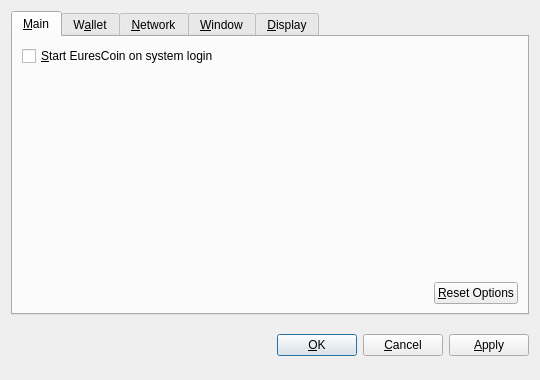
<?xml version="1.0" encoding="UTF-8"?>
<ui version="4.0">
 <class>OptionsDialog</class>
 <widget class="QDialog" name="OptionsDialog">
  <property name="geometry">
   <rect>
    <x>0</x>
    <y>0</y>
    <width>540</width>
    <height>380</height>
   </rect>
  </property>
  <property name="windowTitle">
   <string>Options</string>
  </property>
  <property name="modal">
   <bool>true</bool>
  </property>
  <layout class="QVBoxLayout" name="verticalLayout">
   <item>
    <widget class="QTabWidget" name="tabWidget">
     <property name="tabPosition">
      <enum>QTabWidget::North</enum>
     </property>
     <property name="currentIndex">
      <number>0</number>
     </property>
     <widget class="QWidget" name="tabMain">
      <attribute name="title">
       <string>&amp;Main</string>
      </attribute>
      <layout class="QVBoxLayout" name="verticalLayout_Main">
       <item>
        <widget class="QCheckBox" name="bitcoinAtStartup">
         <property name="toolTip">
          <string>Automatically start EuresCoin after logging in to the system.</string>
         </property>
         <property name="text">
          <string>&amp;Start EuresCoin on system login</string>
         </property>
        </widget>
       </item>
       <item>
        <spacer name="verticalSpacer_Main">
         <property name="orientation">
          <enum>Qt::Vertical</enum>
         </property>
         <property name="sizeHint" stdset="0">
          <size>
           <width>20</width>
           <height>40</height>
          </size>
         </property>
        </spacer>
       </item>
       <item>
        <layout class="QHBoxLayout" name="horizontalLayout_2_Main">
         <item>
          <spacer name="horizontalSpacer_2_Main">
           <property name="orientation">
            <enum>Qt::Horizontal</enum>
           </property>
           <property name="sizeHint" stdset="0">
            <size>
             <width>40</width>
             <height>20</height>
            </size>
           </property>
          </spacer>
         </item>
         <item>
          <widget class="QPushButton" name="resetButton">
           <property name="toolTip">
            <string>Reset all client options to default.</string>
           </property>
           <property name="text">
            <string>&amp;Reset Options</string>
           </property>
           <property name="autoDefault">
            <bool>false</bool>
           </property>
          </widget>
         </item>
        </layout>
       </item>
      </layout>
     </widget>
     <widget class="QWidget" name="tabWallet">
      <attribute name="title">
       <string>W&amp;allet</string>
      </attribute>
      <layout class="QVBoxLayout" name="verticalLayout_Network">
       <item>
        <widget class="QLabel" name="transactionFeeInfoLabel">
         <property name="text">
          <string>Optional transaction fee per kB that helps make sure your transactions are processed quickly. Most transactions are 1 kB.</string>
         </property>
         <property name="textFormat">
          <enum>Qt::PlainText</enum>
         </property>
         <property name="wordWrap">
          <bool>true</bool>
         </property>
        </widget>
       </item>
       <item>
        <layout class="QHBoxLayout" name="horizontalLayout_1_Main">
         <item>
          <widget class="QLabel" name="transactionFeeLabel">
           <property name="text">
            <string>Pay transaction &amp;fee</string>
           </property>
           <property name="textFormat">
            <enum>Qt::PlainText</enum>
           </property>
           <property name="buddy">
            <cstring>transactionFee</cstring>
           </property>
          </widget>
         </item>
         <item>
          <widget class="BitcoinAmountField" name="transactionFee"/>
         </item>
         <item>
          <spacer name="horizontalSpacer_1_Main">
           <property name="orientation">
            <enum>Qt::Horizontal</enum>
           </property>
           <property name="sizeHint" stdset="0">
            <size>
             <width>40</width>
             <height>20</height>
            </size>
           </property>
          </spacer>
         </item>
        </layout>
       </item>
       <item>
        <widget class="QLabel" name="label">
         <property name="text">
          <string>If you disable the spending of unconfirmed change, the change from a transaction cannot be used until that transaction has at least one confirmation. This also affects how your balance is computed.</string>
         </property>
         <property name="wordWrap">
          <bool>true</bool>
         </property>
        </widget>
       </item>
       <item>
        <widget class="QCheckBox" name="spendZeroConfChange">
         <property name="text">
          <string>Spend unconfirmed change  (experts only)</string>
         </property>
        </widget>
       </item>
       <item>
        <spacer name="verticalSpacer">
         <property name="orientation">
          <enum>Qt::Vertical</enum>
         </property>
         <property name="sizeHint" stdset="0">
          <size>
           <width>20</width>
           <height>40</height>
          </size>
         </property>
        </spacer>
       </item>
      </layout>
     </widget>
     <widget class="QWidget" name="tabNetwork">
      <attribute name="title">
       <string>&amp;Network</string>
      </attribute>
      <layout class="QVBoxLayout" name="verticalLayout_Network">
       <item>
        <widget class="QCheckBox" name="mapPortUpnp">
         <property name="toolTip">
          <string>Automatically open the EuresCoin client port on the router. This only works when your router supports UPnP and it is enabled.</string>
         </property>
         <property name="text">
          <string>Map port using &amp;UPnP</string>
         </property>
        </widget>
       </item>
       <item>
        <widget class="QCheckBox" name="connectSocks">
         <property name="toolTip">
          <string>Connect to the EuresCoin network through a SOCKS proxy (e.g. when connecting through Tor).</string>
         </property>
         <property name="text">
          <string>&amp;Connect through SOCKS proxy:</string>
         </property>
        </widget>
       </item>
       <item>
        <layout class="QHBoxLayout" name="horizontalLayout_Network">
         <item>
          <widget class="QLabel" name="proxyIpLabel">
           <property name="text">
            <string>Proxy &amp;IP:</string>
           </property>
           <property name="textFormat">
            <enum>Qt::PlainText</enum>
           </property>
           <property name="buddy">
            <cstring>proxyIp</cstring>
           </property>
          </widget>
         </item>
         <item>
          <widget class="QValidatedLineEdit" name="proxyIp">
           <property name="maximumSize">
            <size>
             <width>140</width>
             <height>16777215</height>
            </size>
           </property>
           <property name="toolTip">
            <string>IP address of the proxy (e.g. 127.0.0.1)</string>
           </property>
          </widget>
         </item>
         <item>
          <widget class="QLabel" name="proxyPortLabel">
           <property name="text">
            <string>&amp;Port:</string>
           </property>
           <property name="textFormat">
            <enum>Qt::PlainText</enum>
           </property>
           <property name="buddy">
            <cstring>proxyPort</cstring>
           </property>
          </widget>
         </item>
         <item>
          <widget class="QLineEdit" name="proxyPort">
           <property name="maximumSize">
            <size>
             <width>55</width>
             <height>16777215</height>
            </size>
           </property>
           <property name="toolTip">
            <string>Port of the proxy (e.g. 9050)</string>
           </property>
          </widget>
         </item>
         <item>
          <widget class="QLabel" name="socksVersionLabel">
           <property name="text">
            <string>SOCKS &amp;Version:</string>
           </property>
           <property name="textFormat">
            <enum>Qt::PlainText</enum>
           </property>
           <property name="buddy">
            <cstring>socksVersion</cstring>
           </property>
          </widget>
         </item>
         <item>
          <widget class="QValueComboBox" name="socksVersion">
           <property name="toolTip">
            <string>SOCKS version of the proxy (e.g. 5)</string>
           </property>
          </widget>
         </item>
         <item>
          <spacer name="horizontalSpacer_Network">
           <property name="orientation">
            <enum>Qt::Horizontal</enum>
           </property>
           <property name="sizeHint" stdset="0">
            <size>
             <width>40</width>
             <height>20</height>
            </size>
           </property>
          </spacer>
         </item>
        </layout>
       </item>
       <item>
        <spacer name="verticalSpacer_Network">
         <property name="orientation">
          <enum>Qt::Vertical</enum>
         </property>
         <property name="sizeHint" stdset="0">
          <size>
           <width>20</width>
           <height>40</height>
          </size>
         </property>
        </spacer>
       </item>
      </layout>
     </widget>
     <widget class="QWidget" name="tabWindow">
      <attribute name="title">
       <string>&amp;Window</string>
      </attribute>
      <layout class="QVBoxLayout" name="verticalLayout_Window">
       <item>
        <widget class="QCheckBox" name="minimizeToTray">
         <property name="toolTip">
          <string>Show only a tray icon after minimizing the window.</string>
         </property>
         <property name="text">
          <string>&amp;Minimize to the tray instead of the taskbar</string>
         </property>
        </widget>
       </item>
       <item>
        <widget class="QCheckBox" name="minimizeOnClose">
         <property name="toolTip">
          <string>Minimize instead of exit the application when the window is closed. When this option is enabled, the application will be closed only after selecting Quit in the menu.</string>
         </property>
         <property name="text">
          <string>M&amp;inimize on close</string>
         </property>
        </widget>
       </item>
       <item>
        <spacer name="verticalSpacer_Window">
         <property name="orientation">
          <enum>Qt::Vertical</enum>
         </property>
         <property name="sizeHint" stdset="0">
          <size>
           <width>20</width>
           <height>40</height>
          </size>
         </property>
        </spacer>
       </item>
      </layout>
     </widget>
     <widget class="QWidget" name="tabDisplay">
      <attribute name="title">
       <string>&amp;Display</string>
      </attribute>
      <layout class="QVBoxLayout" name="verticalLayout_Display">
       <item>
        <layout class="QHBoxLayout" name="horizontalLayout_1_Display">
         <item>
          <widget class="QLabel" name="langLabel">
           <property name="text">
            <string>User Interface &amp;language:</string>
           </property>
           <property name="textFormat">
            <enum>Qt::PlainText</enum>
           </property>
           <property name="buddy">
            <cstring>lang</cstring>
           </property>
          </widget>
         </item>
         <item>
          <widget class="QValueComboBox" name="lang">
           <property name="toolTip">
            <string>The user interface language can be set here. This setting will take effect after restarting EuresCoin.</string>
           </property>
          </widget>
         </item>
        </layout>
       </item>
       <item>
        <layout class="QHBoxLayout" name="horizontalLayout_2_Display">
         <item>
          <widget class="QLabel" name="unitLabel">
           <property name="text">
            <string>&amp;Unit to show amounts in:</string>
           </property>
           <property name="textFormat">
            <enum>Qt::PlainText</enum>
           </property>
           <property name="buddy">
            <cstring>unit</cstring>
           </property>
          </widget>
         </item>
         <item>
          <widget class="QValueComboBox" name="unit">
           <property name="toolTip">
            <string>Choose the default subdivision unit to show in the interface and when sending coins.</string>
           </property>
          </widget>
         </item>
        </layout>
       </item>
       <item>
        <widget class="QCheckBox" name="displayAddresses">
         <property name="toolTip">
          <string>Whether to show EuresCoin addresses in the transaction list or not.</string>
         </property>
         <property name="text">
          <string>&amp;Display addresses in transaction list</string>
         </property>
        </widget>
       </item>
       <item>
        <widget class="QCheckBox" name="coinControlFeatures">
         <property name="toolTip">
          <string>Whether to show coin control features or not.</string>
         </property>
         <property name="text">
          <string>Display coin &amp;control features (experts only!)</string>
         </property>
        </widget>
       </item>
       <item>
        <spacer name="verticalSpacer_Display">
         <property name="orientation">
          <enum>Qt::Vertical</enum>
         </property>
         <property name="sizeHint" stdset="0">
          <size>
           <width>20</width>
           <height>40</height>
          </size>
         </property>
        </spacer>
       </item>
      </layout>
     </widget>
    </widget>
   </item>
   <item>
    <layout class="QHBoxLayout" name="horizontalLayout_Buttons">
     <item>
      <spacer name="horizontalSpacer_1">
       <property name="orientation">
        <enum>Qt::Horizontal</enum>
       </property>
       <property name="sizeHint" stdset="0">
        <size>
         <width>40</width>
         <height>48</height>
        </size>
       </property>
      </spacer>
     </item>
     <item>
      <widget class="QLabel" name="statusLabel">
       <property name="font">
        <font>
         <weight>75</weight>
         <bold>true</bold>
        </font>
       </property>
       <property name="text">
        <string/>
       </property>
       <property name="textFormat">
        <enum>Qt::PlainText</enum>
       </property>
       <property name="wordWrap">
        <bool>true</bool>
       </property>
      </widget>
     </item>
     <item>
      <spacer name="horizontalSpacer_2">
       <property name="orientation">
        <enum>Qt::Horizontal</enum>
       </property>
       <property name="sizeHint" stdset="0">
        <size>
         <width>40</width>
         <height>48</height>
        </size>
       </property>
      </spacer>
     </item>
     <item>
      <widget class="QPushButton" name="okButton">
       <property name="text">
        <string>&amp;OK</string>
       </property>
      </widget>
     </item>
     <item>
      <widget class="QPushButton" name="cancelButton">
       <property name="text">
        <string>&amp;Cancel</string>
       </property>
       <property name="autoDefault">
        <bool>false</bool>
       </property>
      </widget>
     </item>
     <item>
      <widget class="QPushButton" name="applyButton">
       <property name="text">
        <string>&amp;Apply</string>
       </property>
       <property name="autoDefault">
        <bool>false</bool>
       </property>
      </widget>
     </item>
    </layout>
   </item>
  </layout>
 </widget>
 <customwidgets>
  <customwidget>
   <class>BitcoinAmountField</class>
   <extends>QSpinBox</extends>
   <header>bitcoinamountfield.h</header>
  </customwidget>
  <customwidget>
   <class>QValueComboBox</class>
   <extends>QComboBox</extends>
   <header>qvaluecombobox.h</header>
  </customwidget>
  <customwidget>
   <class>QValidatedLineEdit</class>
   <extends>QLineEdit</extends>
   <header>qvalidatedlineedit.h</header>
  </customwidget>
 </customwidgets>
 <resources/>
 <connections/>
</ui>
